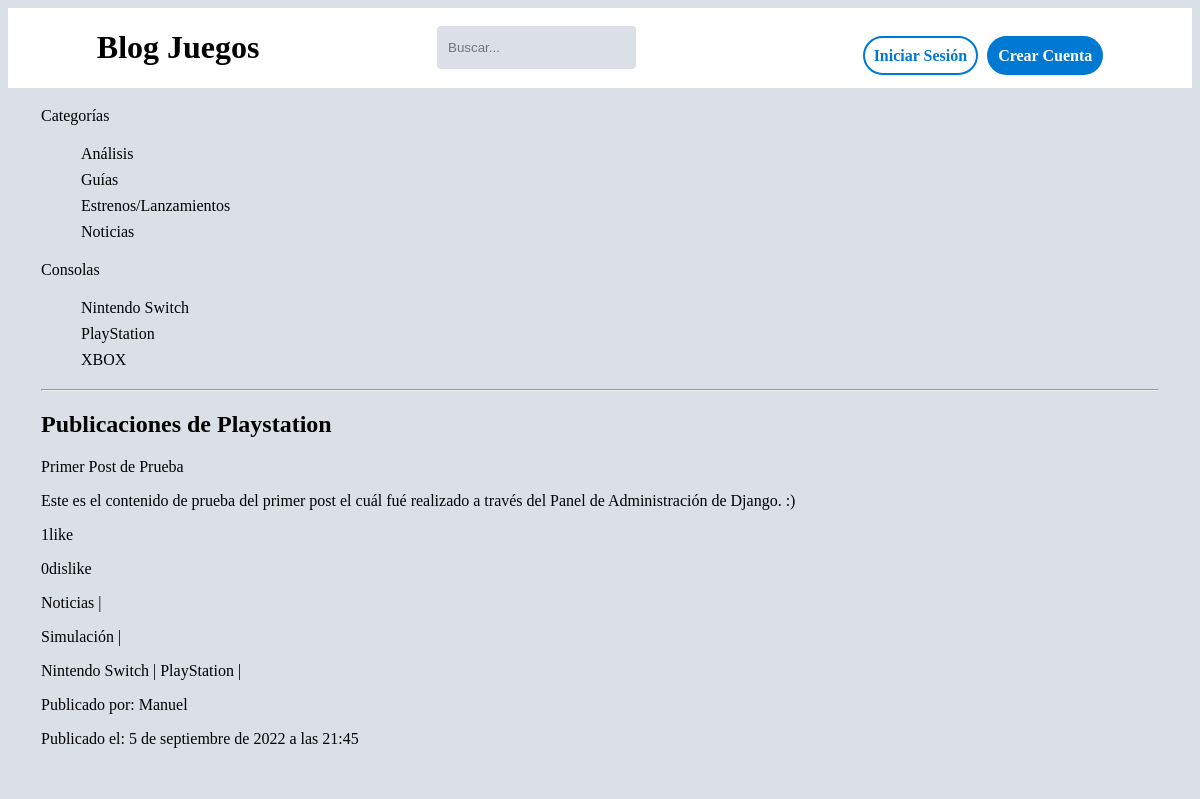
The app's page /publicaciones/consolas/playstation/ with its own data.
### principal/models.py (models this page shows, shortened)
class Category_Model(models.Model):
    name = models.CharField(max_length=50, unique=True, verbose_name='Nombre de la Categoría')
    slug = models.SlugField(max_length=100, unique=True, verbose_name='URL')
    class Meta:
        verbose_name = 'Categoría'
        verbose_name_plural = 'Categorías'
    def __str__(self) -> str:
        return self.name

class Console_Model(models.Model):
    name = models.CharField(max_length=50, unique=True, verbose_name='Nombre de la Consola')
    slug = models.SlugField(max_length=100, unique=True, verbose_name='URL')
    class Meta:
        verbose_name = 'Consola'
        verbose_name_plural = 'Consolas'
    def __str__(self) -> str:
        return self.name

class Posts_Model(models.Model):
    title = models.CharField(max_length=200, blank=False, null=False, verbose_name='Título del Post')
    image = models.ImageField(null=True, blank=True, upload_to='images_posts', verbose_name='Imágen del Post')
    content = models.TextField(null=True, blank=True, db_column='content', editable=True, verbose_name='Contenido del Post')
    up_voted = models.ManyToManyField(User, related_name='likes')
    down_voted = models.ManyToManyField(User, related_name='dislikes')
    created_at = models.DateTimeField(auto_now_add=True, verbose_name='Creado el')
    slug = models.SlugField(max_length=50, verbose_name='URL')
    posted_by = models.ForeignKey(User, blank=False, null=False, on_delete=models.CASCADE, verbose_name='Publicado por')
    category = models.ManyToManyField(Category_Model, verbose_name='Categorías')
    genre = models.ManyToManyField(Genres_Model, verbose_name='Géneros')
    console_name = models.ManyToManyField(Console_Model, verbose_name='Consolas')
    class Meta:
        verbose_name = 'Publicación'
        verbose_name_plural = 'Publicaciones'

class Genres_Model(models.Model):
    name = models.CharField(max_length=50, unique=True, verbose_name='Nombre del Género del Juego')
    slug = models.SlugField(max_length=100, unique=True, verbose_name='URL')
    class Meta:
        verbose_name = 'Género del Juego'
        verbose_name_plural = 'Géneros de los Juegos'
    def __str__(self) -> str:
        return self.name

### principal/views.py (the view)
# urls.py: path("consolas/<slug>/", views.consoles_posts, name='consoles_posts'),
def consoles_posts(request, slug):
    console_name = Console_Model.objects.get(slug=slug)
    posts = Posts_Model.objects.filter(console_name=console_name)
    categories = Category_Model.objects.all()
    consoles_names = Console_Model.objects.all()
    return render(request, 'principal_templates/genres_categories_consoles_posts.html', {
        'posts':posts,
        'categories':categories,
        "consoles":consoles_names,
        "title":slug.title(),
    })

### templates/principal_templates/genres_categories_consoles_posts.html (shortened to what this page needs)
{% extends 'layout.html' %}
{% block content %}
<div>
    <div> Categorías
        <ul>
            {% for category in categories %}
                <li><a href="{% url 'category_posts' category.slug%}">{{category}}</a></li>
            {% endfor %}
        </ul>
    </div>
    <div> Consolas
        <ul>
            {% for console_game in consoles %}
                <li><a href="{% url 'consoles_posts' console_game.slug%}">{{console_game}}</a></li>
            {% endfor %}
        </ul>
    </div>
    <hr>
    <div>
        <h2>Publicaciones de {{title|title}}</h2>
        {% if posts %}
            <div>
                {% for post in posts %}
                    {% if user.username %} {% comment "" %}Si el usuario está logeado podrá acceder a las publicaciones en detalle {% endcomment %}
                        <p><a href="{% url 'detailed_post' post.slug post.pk %}">{{post.title}}</a></p>
                    {% else %}
                        <p>{{post.title}}</p>
                    {% endif %}
                    <p>{{post.content}}</p>
                    <p>{{post.up_voted.all|length}}<a href="{% url 'likes' post.id %}">like</a></p>
                    <p>{{post.down_voted.all|length}}<a href="{% url 'dislikes' post.id %}">dislike</a></p>
                    <p>
                        {% for category in post.category.all %}
                            <a href="{% url 'category_posts' category.slug%}">{{category}}</a> |
                        {% endfor %}
                    </p>
                    <p>
                        {% for genre in post.genre.all %}
                            <a href="{% url 'genre_posts' genre.slug%}">{{genre}}</a> |
                        {% endfor %}
                    </p>
                    <p>
                        {% for console_game in post.console_name.all %}
                            <a href="{% url 'consoles_posts' console_game.slug%}">{{console_game}}</a> |
                        {% endfor %}
                    </p>
                    <p>Publicado por: {{post.posted_by}}</p>
                    <p>Publicado el: {{post.created_at}}</p>
                {% endfor %}
            </div>
        {% else %}
            <p>No hay Publicaciones! Se el primero en publicar algo.</p>
        {% endif %}
    </div>
</div>
{% endblock  %}

### BlogJuegos/static/css/styles.css (style rules this page uses)
body, #content { background-color: #dae0e6; }
a { text-decoration: none; color: black; }
li { list-style: none; padding-top: 4px; padding-bottom: 4px; }

### records on screen
Category_Model: name "Análisis"
Category_Model: name "Guías"
Category_Model: name "Estrenos/Lanzamientos"
Category_Model: name "Noticias"
Console_Model: name "Nintendo Switch"
Console_Model: name "PlayStation"
Console_Model: name "XBOX"
Posts_Model: title "Primer Post de Prueba", content "Este es el contenido de prueba del primer post el cuál fué realizado a través del Panel de Administración de Django. :)", up_voted.all|length "1", down_voted.all|length "0", posted_by "Manuel", created_at "5 de septiembre de 2022 a las 21:45"
Genres_Model: name "Simulación"

### other values on screen
{{ title|title }} "Playstation"
